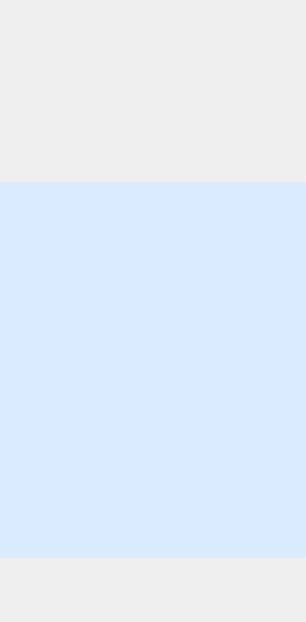
<?xml version="1.0" encoding="UTF-8"?>
<ui version="4.0">
 <class>Solaris</class>
 <widget class="QWidget" name="Solaris">
  <property name="geometry">
   <rect>
    <x>0</x>
    <y>0</y>
    <width>306</width>
    <height>622</height>
   </rect>
  </property>
  <property name="windowTitle">
   <string>Form</string>
  </property>
  <property name="styleSheet">
   <string notr="true">QWidget{
	border-radius:2px;
}</string>
  </property>
  <widget class="QListWidget" name="listWidget">
   <property name="geometry">
    <rect>
     <x>0</x>
     <y>182</y>
     <width>306</width>
     <height>376</height>
    </rect>
   </property>
   <property name="styleSheet">
    <string notr="true">QListWidget{
	background-color: rgb(219, 235, 255);
}</string>
   </property>
  </widget>
  <widget class="QLabel" name="footer">
   <property name="geometry">
    <rect>
     <x>0</x>
     <y>557</y>
     <width>306</width>
     <height>66</height>
    </rect>
   </property>
   <property name="styleSheet">
    <string notr="true">QLabel{
	
	border-image: url(:/Resources/LoginWindow/foot.png);
}</string>
   </property>
   <property name="text">
    <string/>
   </property>
  </widget>
 </widget>
 <resources/>
 <connections/>
</ui>
